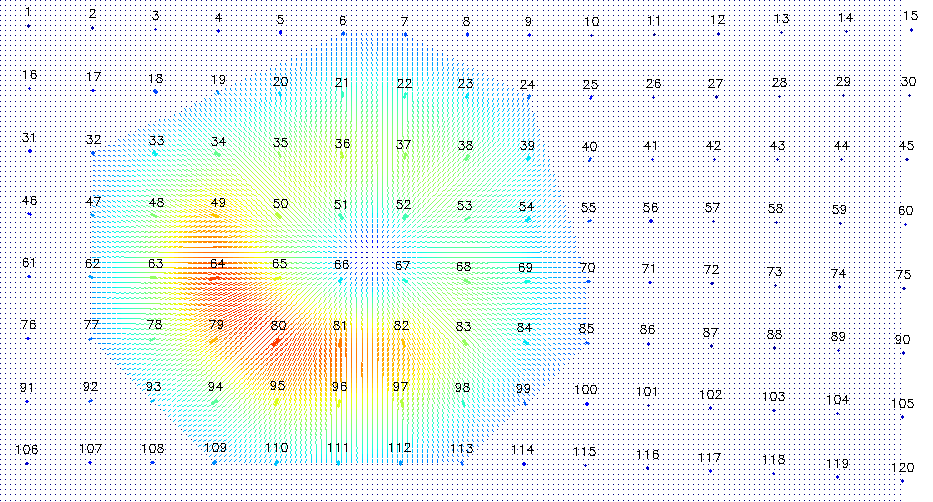
#> input picture IndividualProject/InterpolatedOverlay.png, 933 x 502 px, given in place of the camera
$ python OptimisedTSP_PinTrackingRealTime.py   (Python 2 division)
#> lines starting #> are read from the running program, lines starting #| are printed output that depends on the picture; after the words box and inside, x2 and y2 are one past the last pixel; in counts of white or black regions, pixels touching at a corner belong together
#> further down, image is the input picture: shape (502, 933, 3); mean B, G, R 239.9, 243.2, 236.3
### libraries/MachineVisionAndmore/PillowOptimised.py
import cv2
from operator import itemgetter
import math
import itertools
import numpy as np
from decimal import Decimal

__all__ = ['chunker', 'Pillow', 'rw', 'click_and_crop', 'Pins']

def chunker(seq, size):
    return [seq[pos:pos + size] for pos in xrange(0, len(seq), size)]

class Pillow:

    def __init__(self, frame, refPt):
        self.sframe = frame
        self.refPt = refPt

    def getFrame(self):
        """ Get the frame from the camera, convert it to gray, threshold it,
        apply some transformations, then crop it"""

        x1,y1 = self.refPt[0][0],self.refPt[0][1]
        x2,y2 = self.refPt[1][0],self.refPt[1][1]
        # Crop to ROI
        sframe = self.sframe[y1:y2, x1:x2]
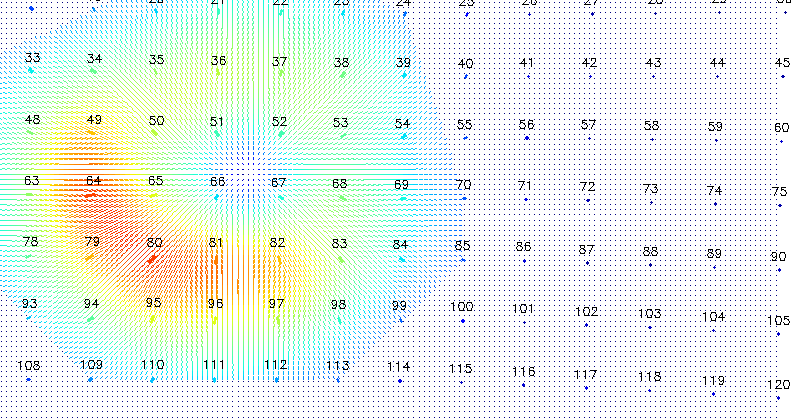
#> sframe: shape (419, 809, 3); mean B, G, R 236.8, 243.6, 235.3

        # Convert the frame to GRAY, and blur it
        image = cv2.cvtColor(sframe, cv2.COLOR_BGR2GRAY)
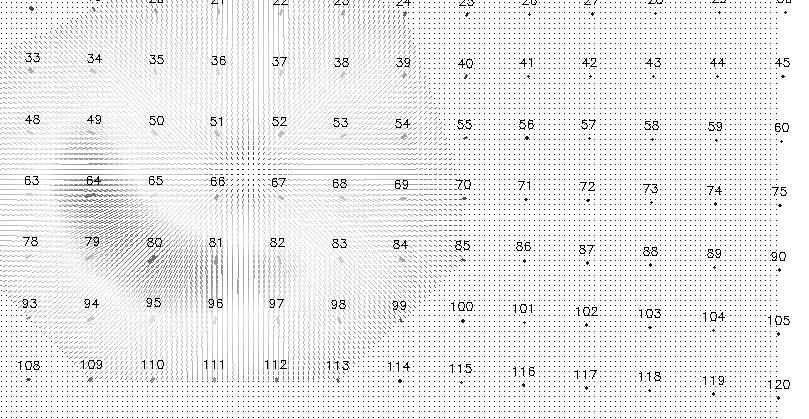
#> image: shape (419, 809); min 0, max 255, mean 240.4
        blur = cv2.GaussianBlur(image, (5,5), 0)
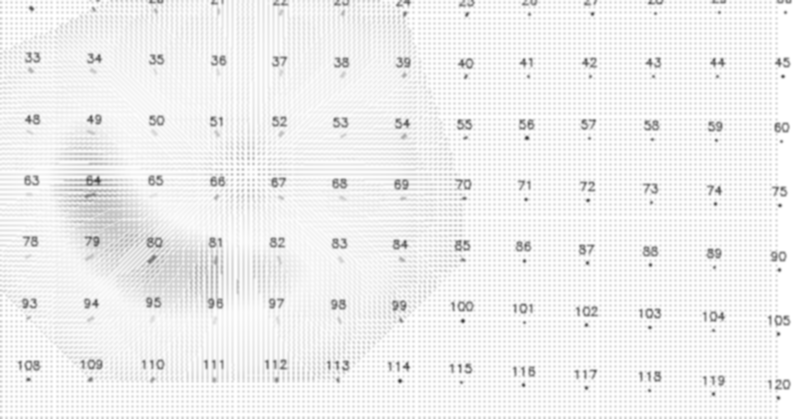
#> blur: shape (419, 809); min 66, max 255, mean 240.3
        ret, thresholded = cv2.threshold(blur, 0, 255, cv2.THRESH_BINARY+cv2.THRESH_OTSU) #200 255
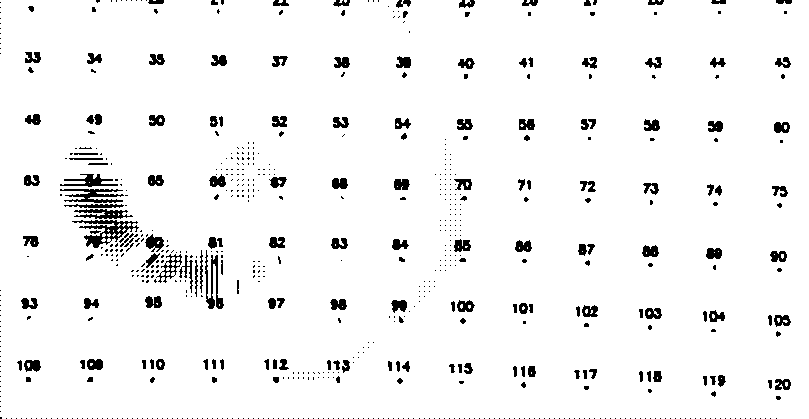
#> thresholded: shape (419, 809); 95.3% white; 722 black regions (553 under 20 px), largest, box (x1, y1, x2, y2) and area: (72, 220, 139, 248) 678, (60, 189, 124, 203) 464, (205, 250, 224, 309) 424
#> ret = 210
        # thresholded = cv2.threshold(image, 200, 255, cv2.THRESH_BINARY)[1]
        # Dialate the thresholded image to fill in holes
        imaget = cv2.morphologyEx(thresholded, cv2.MORPH_OPEN, None, iterations = 1)
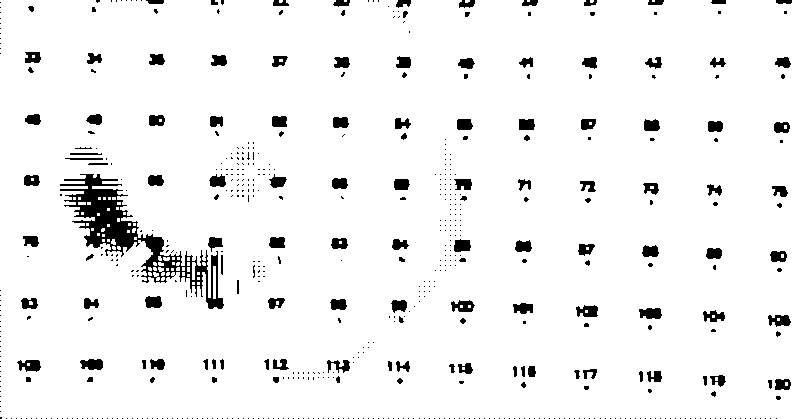
#> imaget: shape (419, 809); 94.6% white; 617 black regions (489 under 20 px), largest, box (x1, y1, x2, y2) and area: (60, 174, 224, 309) 4560, (639, 308, 662, 319) 205, (80, 359, 103, 370) 203
        ROI = cv2.dilate(imaget, None, iterations = 4)
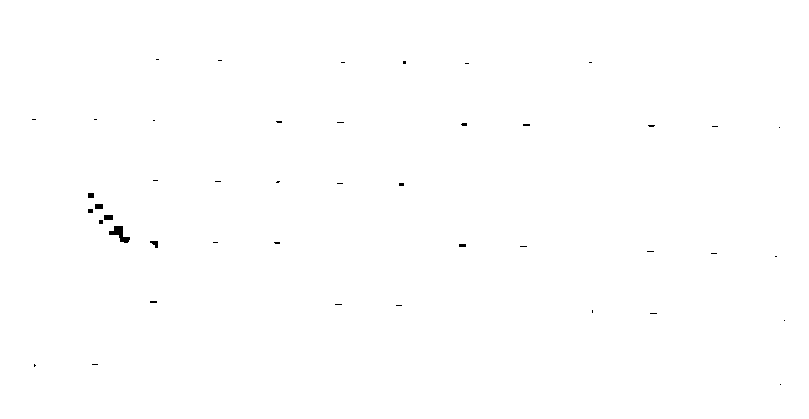
#> ROI: shape (419, 809); 99.8% white; 44 black regions (37 under 20 px), largest, box (x1, y1, x2, y2) and area: (109, 226, 130, 243) 162, (104, 215, 113, 220) 45, (95, 204, 103, 209) 40

        frame_with_box = cv2.rectangle(self.sframe, (x1,y1), (x2,y2), (0,255,0), 1)

        return ROI, frame_with_box


    def detectorParameters(self):
        """Set up the blob detector parameters"""
        # Setup SimpleBlobDetector parameters.
        params = cv2.SimpleBlobDetector_Params()
        # Change thresholds
        params.minThreshold = 150;
        params.maxThreshold = 255;
        # Filter by Colour
        params.filterByColor = True
        params.blobColor = 255
        # Filter by Area.
        params.filterByArea = True
        params.minArea = 90 # 120, 142
        # Filter by Circularity
        params.filterByCircularity = True
        params.minCircularity = 0.7 # 0.8
        # Create a detector with the parameters
        ver = (cv2.__version__).split('.')
        if int(ver[0]) < 4:
            self.detector = cv2.SimpleBlobDetector_create(params)
        else :
            self.detector = cv2.SimpleBlobDetector_create(params)
        return self.detector


    # [121 lines left out: functions measurements, blobCheck, initialiseData, getDataSet2, colorMap, not called in this run]


class rw():
    # [11 lines left out: functions readFile2List, writeList2File, not called in this run]


class click_and_crop():
    # [55 lines left out: functions crop_main, click_and_crop, not called in this run]

    # Write this:
    # cc = click_and_crop()
    # refPt = cc.crop_main(frame)


class Pins(): # Cuts up the image of pins
    def __init__(self,refPt):
        self.x1, self.y1 = refPt[0][0],refPt[0][1]
        self.x2, self.y2 = refPt[1][0],refPt[1][1]

    def countRnC(self,data):
        Columns = 1
        Rows = 1
        gap = 10
        for i in xrange(len(data)-1):
            if ((data[i][1] + gap) > data[i+1][1]) & (data[i+1][1] > (data[i][1] - gap)):
                Columns = Columns + 1
            else:
                Rows = Rows + 1
                Columns = 1
        return Columns, Rows


    def vertical(self,Rows,coords):
#> called with Rows = 1
        coords = sorted(coords, key=itemgetter(0))
        b, minmax = [], []
        for a in xrange(0,len(coords),Rows):
            b.append(coords[a:a+Rows])
        for i in xrange(len(b)):
            c = []
            for j in xrange(len(b[i])):
                c.append(b[i][j][0])
            minmax.append([min(c),max(c)])

#> (the run stopped early here; a loop or call above may not have finished)
